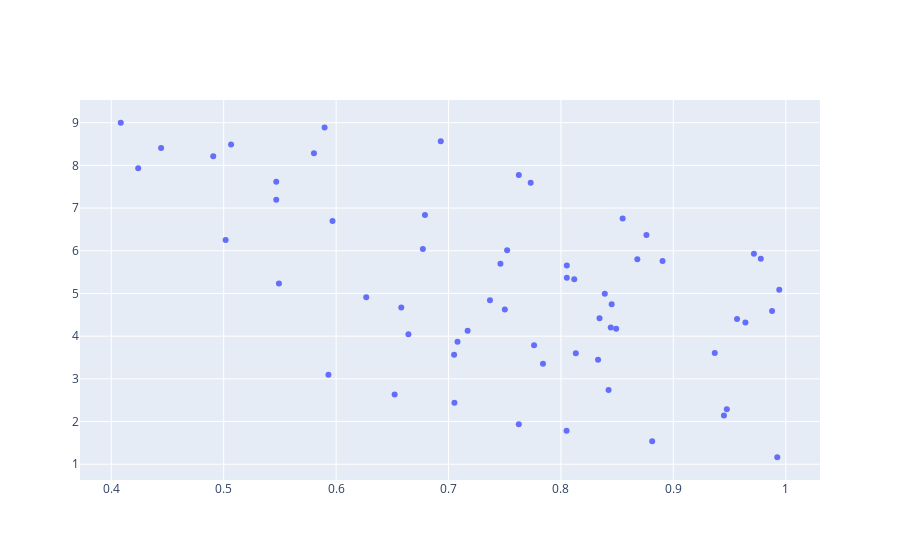

Notebook code cell kept with this figure:
### Code cell
import plotly.graph_objects as go
class objects:
    def __init__(self,data) -> None:
        self.data=data
        self.f=np.array([p.f for p in data] )
    
    def plot(self):
        fig=go.Figure()
        fig.add_trace(go.Scatter(x=self.f[:,0],y=self.f[:,1],mode="markers")) 
        fig.show()
objects(P).plot()
